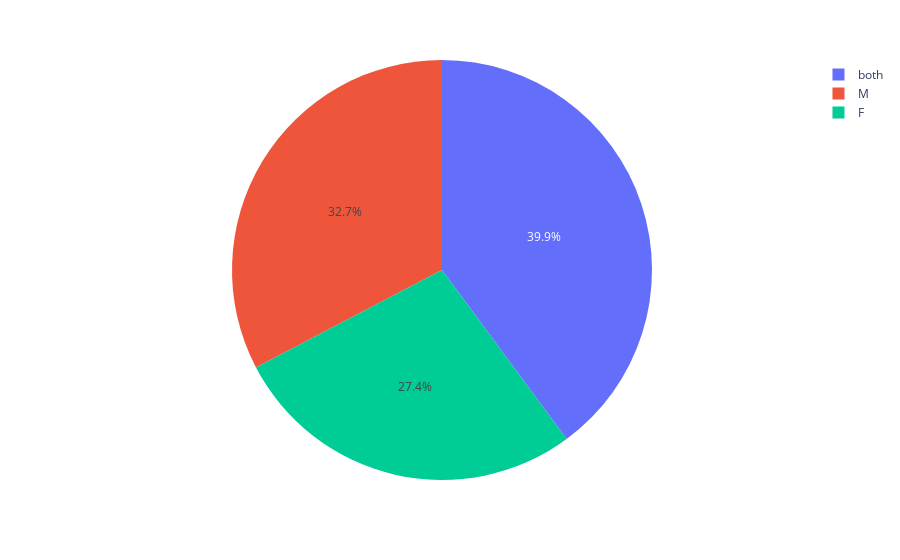

The notebook cell this image was saved under:
### Code cell
#as we can see there is mostly no gender preference as most companies pref both
fig = px.pie(jobs_df,values=gender_count.values,names=gender_count.index)
fig.show()

### Figure 1 — Plotly figure (JSON) as saved in the notebook; plotly's stock layout.template omitted (floating-point values rounded to 4 significant figures)
{"data": [{"domain": {"x": [0, 1], "y": [0, 1]}, "hovertemplate": "label=%{label}<br>value=%{value}<extra></extra>", "labels": ["both", "M", "F"], "legendgroup": "", "name": "", "showlegend": true, "type": "pie", "values": [586, 480, 403]}], "layout": {"legend": {"tracegroupgap": 0}, "margin": {"t": 60}}}
